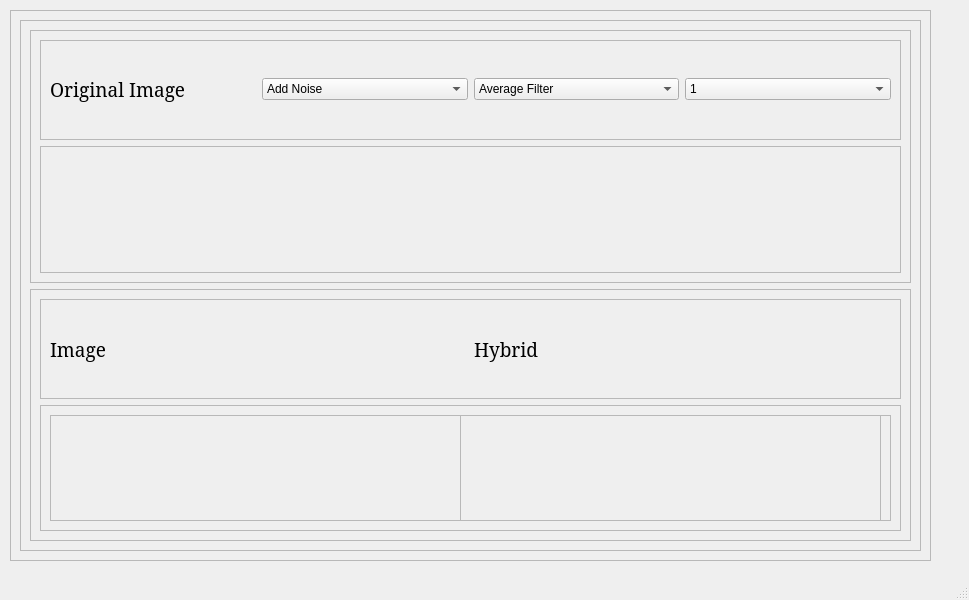
<?xml version="1.0" encoding="UTF-8"?>
<ui version="4.0">
 <class>MainWindow</class>
 <widget class="QMainWindow" name="MainWindow">
  <property name="geometry">
   <rect>
    <x>0</x>
    <y>0</y>
    <width>969</width>
    <height>600</height>
   </rect>
  </property>
  <property name="windowTitle">
   <string>MainWindow</string>
  </property>
  <widget class="QWidget" name="centralwidget">
   <widget class="QFrame" name="frame_16">
    <property name="geometry">
     <rect>
      <x>10</x>
      <y>10</y>
      <width>921</width>
      <height>551</height>
     </rect>
    </property>
    <property name="frameShape">
     <enum>QFrame::StyledPanel</enum>
    </property>
    <property name="frameShadow">
     <enum>QFrame::Raised</enum>
    </property>
    <layout class="QHBoxLayout" name="horizontalLayout">
     <item>
      <widget class="QSplitter" name="splitter">
       <property name="orientation">
        <enum>Qt::Horizontal</enum>
       </property>
       <widget class="QFrame" name="frame_7">
        <property name="frameShape">
         <enum>QFrame::StyledPanel</enum>
        </property>
        <property name="frameShadow">
         <enum>QFrame::Raised</enum>
        </property>
        <layout class="QGridLayout" name="gridLayout_7">
         <item row="0" column="0">
          <layout class="QVBoxLayout" name="verticalLayout_7">
           <item>
            <widget class="QFrame" name="frame_3">
             <property name="frameShape">
              <enum>QFrame::StyledPanel</enum>
             </property>
             <property name="frameShadow">
              <enum>QFrame::Raised</enum>
             </property>
             <layout class="QGridLayout" name="gridLayout_3">
              <item row="0" column="0">
               <layout class="QVBoxLayout" name="verticalLayout_3">
                <item>
                 <widget class="QFrame" name="frame_2">
                  <property name="maximumSize">
                   <size>
                    <width>16777215</width>
                    <height>100</height>
                   </size>
                  </property>
                  <property name="frameShape">
                   <enum>QFrame::StyledPanel</enum>
                  </property>
                  <property name="frameShadow">
                   <enum>QFrame::Raised</enum>
                  </property>
                  <layout class="QGridLayout" name="gridLayout_2">
                   <item row="0" column="0">
                    <layout class="QHBoxLayout" name="horizontalLayout_2">
                     <item>
                      <widget class="QLabel" name="label_3">
                       <property name="font">
                        <font>
                         <family>Serif</family>
                         <pointsize>14</pointsize>
                        </font>
                       </property>
                       <property name="text">
                        <string>Original Image</string>
                       </property>
                      </widget>
                     </item>
                     <item>
                      <widget class="QComboBox" name="comboBox_Image1">
                       <item>
                        <property name="text">
                         <string>Add Noise</string>
                        </property>
                       </item>
                       <item>
                        <property name="text">
                         <string>Gaussian Noise</string>
                        </property>
                       </item>
                       <item>
                        <property name="text">
                         <string>Salt and Pepper Noise</string>
                        </property>
                       </item>
                       <item>
                        <property name="text">
                         <string/>
                        </property>
                       </item>
                      </widget>
                     </item>
                     <item>
                      <widget class="QComboBox" name="comboBox_Image1_3">
                       <item>
                        <property name="text">
                         <string>Average Filter</string>
                        </property>
                       </item>
                       <item>
                        <property name="text">
                         <string>Gaussian Filter</string>
                        </property>
                       </item>
                       <item>
                        <property name="text">
                         <string>Median Filter</string>
                        </property>
                       </item>
                       <item>
                        <property name="text">
                         <string/>
                        </property>
                       </item>
                      </widget>
                     </item>
                     <item>
                      <widget class="QComboBox" name="comboBox_Image1_2">
                       <item>
                        <property name="text">
                         <string>1</string>
                        </property>
                       </item>
                       <item>
                        <property name="text">
                         <string>2</string>
                        </property>
                       </item>
                       <item>
                        <property name="text">
                         <string>3</string>
                        </property>
                       </item>
                       <item>
                        <property name="text">
                         <string/>
                        </property>
                       </item>
                      </widget>
                     </item>
                    </layout>
                   </item>
                  </layout>
                 </widget>
                </item>
                <item>
                 <widget class="QFrame" name="frame">
                  <property name="frameShape">
                   <enum>QFrame::StyledPanel</enum>
                  </property>
                  <property name="frameShadow">
                   <enum>QFrame::Raised</enum>
                  </property>
                  <layout class="QGridLayout" name="gridLayout">
                   <item row="0" column="1">
                    <widget class="QLabel" name="image2">
                     <property name="text">
                      <string/>
                     </property>
                    </widget>
                   </item>
                   <item row="0" column="0">
                    <widget class="QLabel" name="image1">
                     <property name="text">
                      <string/>
                     </property>
                    </widget>
                   </item>
                   <item row="0" column="2">
                    <widget class="QLabel" name="image3">
                     <property name="text">
                      <string/>
                     </property>
                    </widget>
                   </item>
                   <item row="0" column="3">
                    <widget class="QLabel" name="image4">
                     <property name="text">
                      <string/>
                     </property>
                    </widget>
                   </item>
                  </layout>
                 </widget>
                </item>
               </layout>
              </item>
             </layout>
            </widget>
           </item>
           <item>
            <widget class="QFrame" name="frame_4">
             <property name="frameShape">
              <enum>QFrame::StyledPanel</enum>
             </property>
             <property name="frameShadow">
              <enum>QFrame::Raised</enum>
             </property>
             <layout class="QGridLayout" name="gridLayout_4">
              <item row="0" column="0">
               <layout class="QVBoxLayout" name="verticalLayout_4">
                <item>
                 <widget class="QFrame" name="frame_5">
                  <property name="maximumSize">
                   <size>
                    <width>16777215</width>
                    <height>100</height>
                   </size>
                  </property>
                  <property name="frameShape">
                   <enum>QFrame::StyledPanel</enum>
                  </property>
                  <property name="frameShadow">
                   <enum>QFrame::Raised</enum>
                  </property>
                  <layout class="QGridLayout" name="gridLayout_5">
                   <item row="0" column="0">
                    <layout class="QHBoxLayout" name="horizontalLayout_3">
                     <item>
                      <widget class="QLabel" name="label_4">
                       <property name="font">
                        <font>
                         <family>Serif</family>
                         <pointsize>14</pointsize>
                        </font>
                       </property>
                       <property name="text">
                        <string>Image </string>
                       </property>
                      </widget>
                     </item>
                     <item>
                      <widget class="QLabel" name="label_2">
                       <property name="font">
                        <font>
                         <family>Serif</family>
                         <pointsize>14</pointsize>
                        </font>
                       </property>
                       <property name="text">
                        <string>Hybrid</string>
                       </property>
                      </widget>
                     </item>
                    </layout>
                   </item>
                  </layout>
                 </widget>
                </item>
                <item>
                 <widget class="QFrame" name="frame_6">
                  <property name="frameShape">
                   <enum>QFrame::StyledPanel</enum>
                  </property>
                  <property name="frameShadow">
                   <enum>QFrame::Raised</enum>
                  </property>
                  <layout class="QGridLayout" name="gridLayout_6">
                   <item row="0" column="0">
                    <layout class="QHBoxLayout" name="horizontalLayout_4">
                     <item>
                      <layout class="QVBoxLayout" name="verticalLayout_6">
                       <item>
                        <widget class="QFrame" name="frame_13">
                         <property name="frameShape">
                          <enum>QFrame::StyledPanel</enum>
                         </property>
                         <property name="frameShadow">
                          <enum>QFrame::Raised</enum>
                         </property>
                         <widget class="QFrame" name="frame_14">
                          <property name="geometry">
                           <rect>
                            <x>0</x>
                            <y>-1</y>
                            <width>411</width>
                            <height>151</height>
                           </rect>
                          </property>
                          <property name="frameShape">
                           <enum>QFrame::StyledPanel</enum>
                          </property>
                          <property name="frameShadow">
                           <enum>QFrame::Raised</enum>
                          </property>
                         </widget>
                         <widget class="QFrame" name="frame_15">
                          <property name="geometry">
                           <rect>
                            <x>410</x>
                            <y>0</y>
                            <width>421</width>
                            <height>151</height>
                           </rect>
                          </property>
                          <property name="frameShape">
                           <enum>QFrame::StyledPanel</enum>
                          </property>
                          <property name="frameShadow">
                           <enum>QFrame::Raised</enum>
                          </property>
                         </widget>
                        </widget>
                       </item>
                      </layout>
                     </item>
                    </layout>
                   </item>
                  </layout>
                 </widget>
                </item>
               </layout>
              </item>
             </layout>
            </widget>
           </item>
          </layout>
         </item>
        </layout>
       </widget>
      </widget>
     </item>
    </layout>
   </widget>
  </widget>
  <widget class="QMenuBar" name="menubar">
   <property name="geometry">
    <rect>
     <x>0</x>
     <y>0</y>
     <width>969</width>
     <height>26</height>
    </rect>
   </property>
  </widget>
  <widget class="QStatusBar" name="statusbar"/>
 </widget>
 <resources/>
 <connections/>
</ui>
